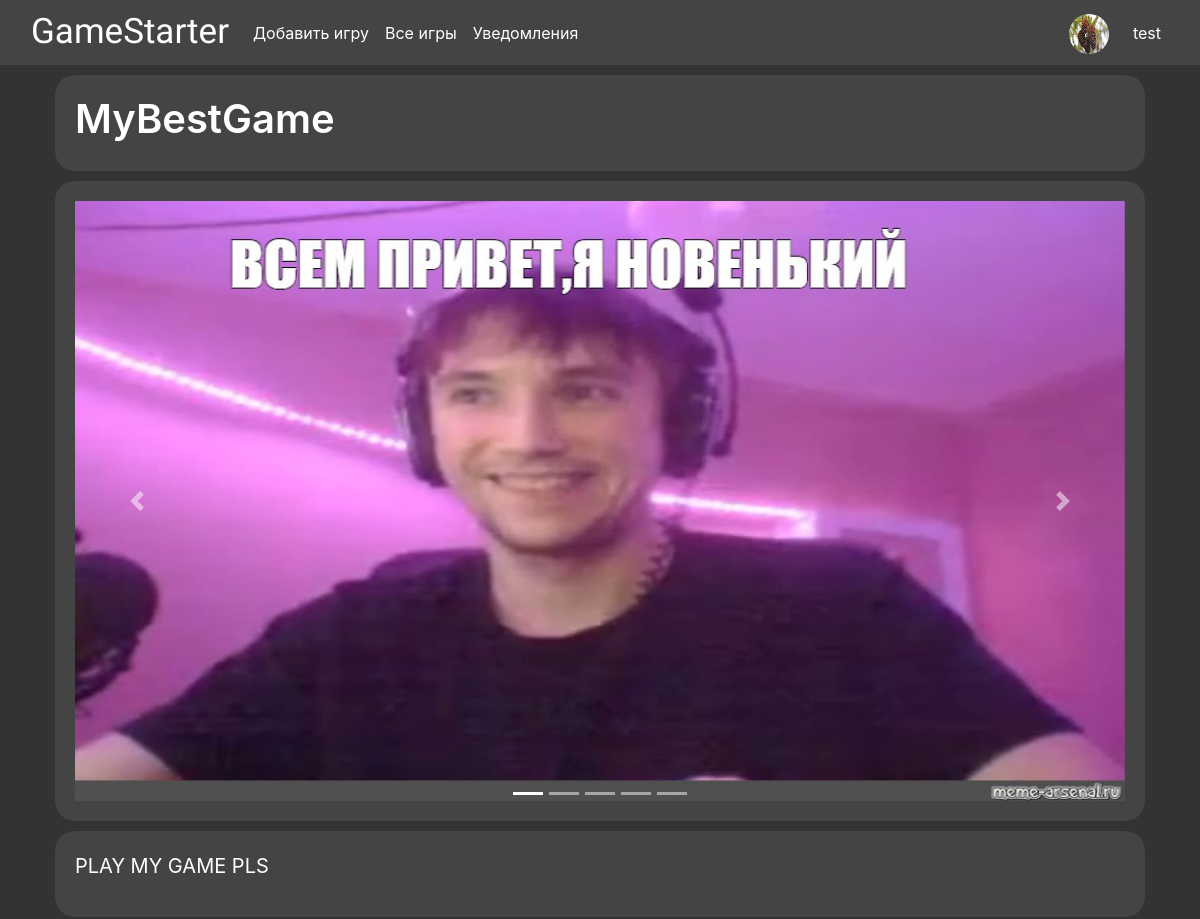
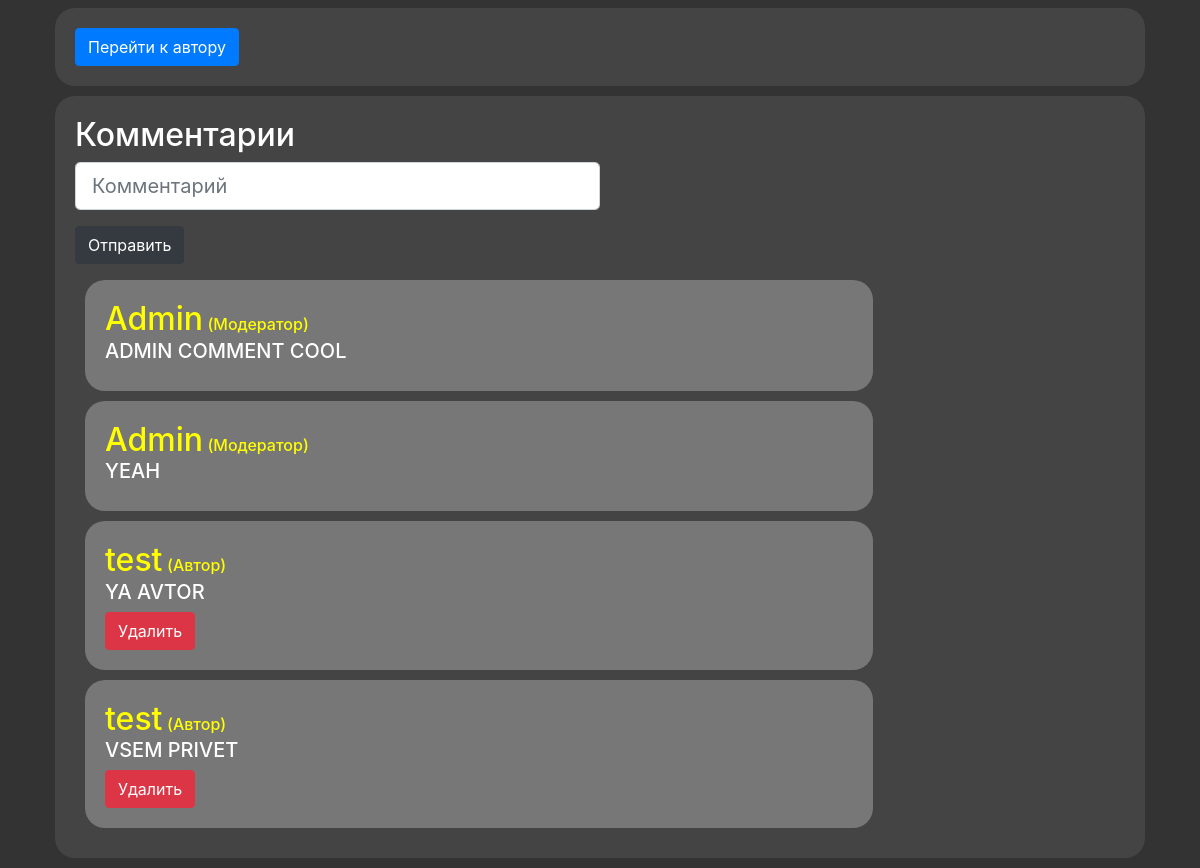
Page /game/MyBestGame (signed in) on the committed database (2 pictures, top to bottom).
### data/users.py (models this page shows, shortened)
class User(SqlAlchemyBase, SerializerMixin, UserMixin):
    __tablename__ = 'users'
    id = sqlalchemy.Column(sqlalchemy.Integer, primary_key=True, autoincrement=True)
    name = sqlalchemy.Column(sqlalchemy.String, nullable=True)
    nickname = sqlalchemy.Column(sqlalchemy.String, nullable=True)
    is_moderator = sqlalchemy.Column(sqlalchemy.Boolean, nullable=True)
    favorites = sqlalchemy.Column(sqlalchemy.String, nullable=True)
    email = sqlalchemy.Column(sqlalchemy.String, nullable=True, unique=True)
    hashed_password = sqlalchemy.Column(sqlalchemy.String, nullable=True)
    games_when_collaborate = orm.relationship('Game', backref='collaborator', secondary="association")
    profile_image = sqlalchemy.Column(sqlalchemy.String, default='/static/profile_images/default.png')
    notifications = orm.relationship('Notification', back_populates='user')
    games = orm.relationship("Game", back_populates='user')
    comments = orm.relationship('Comment', back_populates='user')
    games_likes = orm.relationship('Game', overlaps="games_dislikes")
    games_dislikes = orm.relationship('Game', overlaps="games_likes")
    comment_likes = orm.relationship('Comment', overlaps="comments_dislikes")
    comment_dislikes = orm.relationship('Comment', overlaps="comment_likes")

### data/games.py (models this page shows)
class Game(SqlAlchemyBase, SerializerMixin):
    __tablename__ = 'games'
    id = sqlalchemy.Column(sqlalchemy.Integer, primary_key=True, autoincrement=True)
    author = sqlalchemy.Column(sqlalchemy.Integer, sqlalchemy.ForeignKey("users.id"))
    name = sqlalchemy.Column(sqlalchemy.String, nullable=True)
    description = sqlalchemy.Column(sqlalchemy.String, nullable=True)
    github_link = sqlalchemy.Column(sqlalchemy.String, nullable=True)
    in_moderate = sqlalchemy.Column(sqlalchemy.Boolean, nullable=True)
    game_files = sqlalchemy.Column(sqlalchemy.String, nullable=True)
    likes = sqlalchemy.Column(sqlalchemy.Integer)
    dislikes = sqlalchemy.Column(sqlalchemy.Integer)
    photo = orm.relationship('Photo', back_populates='game')
    user = orm.relationship('User')
    comments = orm.relationship('Comment', back_populates='game')

### data/photo.py (models this page shows)
class Photo(SqlAlchemyBase, SerializerMixin):
    __tablename__ = 'photo'
    id = sqlalchemy.Column(sqlalchemy.Integer, primary_key=True, autoincrement=True)
    path = sqlalchemy.Column(sqlalchemy.String)
    parent_game = sqlalchemy.Column(sqlalchemy.Integer, sqlalchemy.ForeignKey("games.id"))
    game = orm.relationship('Game')

### data/comments.py (models this page shows)
class Comment(SqlAlchemyBase, SerializerMixin):
    __tablename__ = 'comments'
    id = sqlalchemy.Column(sqlalchemy.Integer, primary_key=True, autoincrement=True)
    userid = sqlalchemy.Column(sqlalchemy.Integer, sqlalchemy.ForeignKey("users.id"))
    gameid = sqlalchemy.Column(sqlalchemy.Integer, sqlalchemy.ForeignKey("games.id"))
    text = sqlalchemy.Column(sqlalchemy.Text)
    user = orm.relationship('User')
    game = orm.relationship('Game')

### main.py (the view, shortened to what this page needs)
@app.route('/game/<game_name>', methods=['GET', 'POST'])
def game_page(game_name):
    if not current_user.is_authenticated:
        return redirect('/preview')
    db_sess = db_session.create_session()
    game = db_sess.query(Game).filter(Game.name.like(game_name)).first()
    make_comment_form = MakeCommentForm()
    comments = db_sess.query(Comment).filter(Comment.gameid == game.id)
    if game.in_moderate == 1 and not current_user.is_moderator:
        return """<h1>You have not permissions to access this"""
    return render_template('game_page.html', title=game.name, game=game, photos=game.photo, author=game.user, form=make_comment_form, comments=comments)

### forms/make_comment.py
class MakeCommentForm(FlaskForm):
    text = StringField('Комментарий', validators=[DataRequired()])
    submit = SubmitField('Отправить')

### data/db_session.py (called while the page is built)
def create_session() -> Session:
    global __factory
    return __factory()

### main.py (called while the page is built)
@login_manager.user_loader
def load_user(user_id):
    db_sess = db_session.create_session()
    return db_sess.get(User, user_id)

### templates/game_page.html (shortened to what this page needs)
{% extends "base.html" %}
{% block content %}
<div class="name content">
    <h1>{{game.name}}</h1>
</div>
<div div id="carouselExampleIndicators" class="carousel slide frame-image content" data-ride="carousel">
    <ol class="carousel-indicators">
        {% for photo in photos %}
        <li data-target="#carouselExampleIndicators" data-slide-to="{{loop.index0}}" {% if loop.first %}class="active"{% endif %}></li>
        {% endfor %}
    </ol>
    <div class="carousel-inner">
        {% for photo in photos %}
            <div class="carousel-item {% if loop.first %}active{% endif %}">
                <img class="d-block w-100" src="{{ photo.path }}" alt="{{ loop.index0}} Slide">
            </div>
        {% endfor %}
    </div>
    <a class="carousel-control-prev" href="#carouselExampleIndicators" role="button" data-slide="prev">
        <span class="carousel-control-prev-icon" aria-hidden="true"></span>
    </a>
    <a class="carousel-control-next" href="#carouselExampleIndicators" role="button" data-slide="next">
        <span class="carousel-control-next-icon" aria-hidden="true"></span>
    </a>
    </div>
<div class="content">
    <p>{{ game.description }}</p>
</div>
<div class="content">
    <a class="btn btn-primary" href="/profile/{{ author.nickname }}">Перейти к автору</a>
</div>
{% if not game.in_moderate %}
<div class="comments-block">
    <h2>Комментарии</h3>
    <form action="" method="post">
        <p>
            {{ form.text(class="form-control form-control-lg", placeholder="Комментарий", style="width: 50%") }}
        </p>
        <p>{{ form.submit(type="submit", class="btn btn-dark")}}</p>
    </form>
    {% for comment in comments %}
        <div class="comment">
            {% if comment.user.is_moderator or comment.user.id == game.author %}
                <a href="/profile/{{comment.user.nickname}}" style="color: yellow"><h2>{{comment.user.nickname}}</h2></a>
            {% else %}
                <a href="/profile/{{comment.user.nickname}}" style="color: inherit"><h2>{{comment.user.nickname}}</h2></a>
            {% endif %}
            {% if comment.user.is_moderator%}
                <h6 style="color: yellow" >(Модератор)</h6>
            {% endif %}
            {% if comment.user.id == game.author %}
                <h6 style="color: yellow">(Автор)</h6>
            {% endif %}
            <h5>{{comment.text}}</h5>
            {% if comment.user == current_user or current_user.is_moderator %}
            <a href="/delete_comment/{{comment.id}}" class="btn btn-danger">Удалить</a>
            {% endif %}
        </div>
    {% endfor %}
</div>
{% endif %}
{% endblock %}

### templates/base.html (shortened to what this page needs)
<!doctype html>
<html lang="en">
<head>
    <link rel="stylesheet" href="https://cdn.jsdelivr.net/npm/bootstrap@4.0.0/dist/css/bootstrap.min.css"
>
    <link rel="stylesheet" href="/static/css/style.css">
    <link rel="stylesheet" href="/static/css/profile.css">
    <link rel="stylesheet" href="/static/css/moderation.css">
    <link rel="stylesheet" href="/static/css/game_page.css">
    <link rel="stylesheet" href="/static/css/notificatons.css">
</head>
<body>
<header>
    <nav class="navbar navbar-expand-lg bg-body-tertiary navbar-dark">
        <div class="container-fluid">
            <a class="navbar-brand" href="/">GameStarter</a>
            {% if current_user.is_authenticated %}
            <div class="collapse navbar-collapse" id="navbarSupportedContent">
                <ul class="navbar-nav me-auto mb-2 mb-lg-0">
                    <li class="nav-item">
                        <a class="nav-link active" aria-current="page" href="/game/add">Добавить игру</a>
                    </li>
                    <li>
                        <a class="nav-link active" aria-current="page" href="/">Все игры</a>
                    </li>
                    <li>
                            <a class="nav-link active" aria-current="page" href="/notifications">Уведомления</a>
                    </li>
                </ul>
            </div>
            <a class="navbar-brand" href="/profile/{{current_user.nickname}}"><img class="navbar-user-image" src="{{current_user.profile_image}}" alt=""></a>
            <div class="navbar-nav">
                <li class="nav-item">
                    <a class="nav-link active" aria-current="page" href="/profile/{{current_user.nickname}}">{{current_user.nickname}}</a>
                </li>
            </div>
            {% endif %}
        </div>
    </nav>
</header>
<main role="main" class="container">
    {% block content %}{% endblock %}
</main>
</body>
</html>

### static/css/style.css (style rules this page uses)
body { background-color: #333; color: white; }
nav { background-color: #444; max-height: 65px; }
.navbar-brand { font-family: "Jersey 15"; font-size: 35px; height: fit-content; width: fit-content; }
.navbar-user-image { border-radius: 50%; width: 40px; height: 40px; }

### static/css/game_page.css (style rules this page uses)
.frame-image img { height: 600px; }
.content { padding: 20px; border-radius: 20px; margin: 10px; background-color: #444; display: flex; justify-content: space-between; }
.content h1 { font-size: 40px; font-weight: 600; text-align: center; }
.content p { font-size: 20px; }
.comments-block { padding: 20px; border-radius: 20px; margin: 10px; background-color: #444; justify-content: space-between; }
.comment { padding: 20px; border-radius: 20px; margin: 10px; background-color: #777777; justify-content: space-between; width: 75%; }
.comment h2, h6 { display: inline; }

### rows in the picture
User: profile_image (picture), nickname "test"
Game: name "MyBestGame", description "PLAY MY GAME PLS"
Photo: path (picture)
Comment: user.nickname "Admin", shows "(Модератор)", text "ADMIN COMMENT COOL"
Comment: user.nickname "Admin", shows "(Модератор)", text "YEAH"
Comment: user.nickname "test", shows "(Автор)", text "YA AVTOR"
Comment: user.nickname "test", shows "(Автор)", text "VSEM PRIVET"
